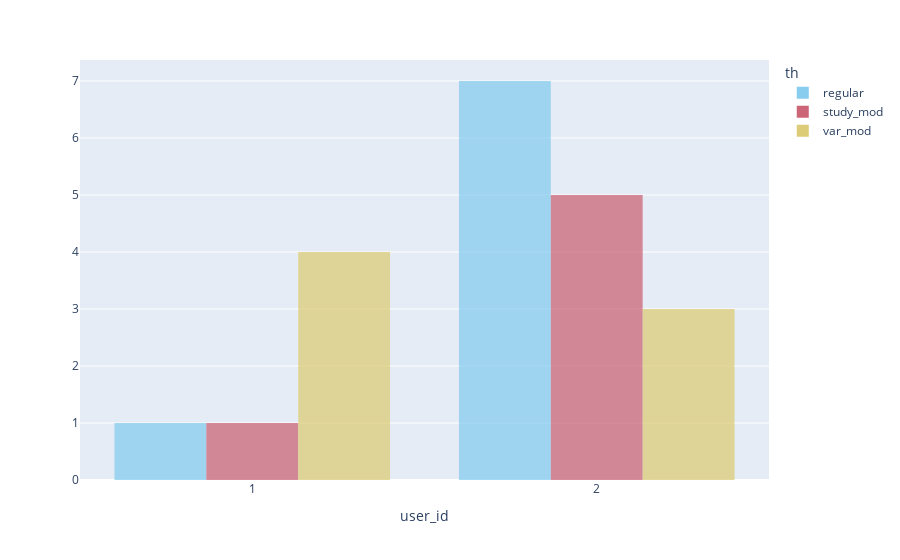

Notebook code for this chart:
### Code cell
color_palette = px.colors.qualitative.Safe
fig = px.histogram(
    human_h.groupby(["th", "siv"]).agg({"user_id": "nunique"}).reset_index(),
    x="user_id", histnorm="", nbins=human_h.user_id.unique().shape[0], color="th",
    color_discrete_sequence=color_palette, opacity=0.75)
fig.update_layout(barmode='group')
fig.write_image("../visualisations/user_studies_common_siv.pdf", format='pdf')
fig.show()

### Figure 1 — Plotly figure (JSON) as saved in the notebook; plotly's stock layout.template omitted (floating-point values rounded to 4 significant figures)
{"data": [{"alignmentgroup": "True", "bingroup": "x", "histnorm": "", "hovertemplate": "th=regular<br>user_id=%{x}<br>=%{y}<extra></extra>", "legendgroup": "regular", "marker": {"color": "rgb(136, 204, 238)", "opacity": 0.75, "pattern": {"shape": ""}}, "name": "regular", "nbinsx": 2, "offsetgroup": "regular", "orientation": "v", "showlegend": true, "type": "histogram", "x": [2, 2, 2, 1, 2, 2, 2, 2], "xaxis": "x", "yaxis": "y"}, {"alignmentgroup": "True", "bingroup": "x", "histnorm": "", "hovertemplate": "th=study_mod<br>user_id=%{x}<br>=%{y}<extra></extra>", "legendgroup": "study_mod", "marker": {"color": "rgb(204, 102, 119)", "opacity": 0.75, "pattern": {"shape": ""}}, "name": "study_mod", "nbinsx": 2, "offsetgroup": "study_mod", "orientation": "v", "showlegend": true, "type": "histogram", "x": [2, 1, 2, 2, 2, 2], "xaxis": "x", "yaxis": "y"}, {"alignmentgroup": "True", "bingroup": "x", "histnorm": "", "hovertemplate": "th=var_mod<br>user_id=%{x}<br>=%{y}<extra></extra>", "legendgroup": "var_mod", "marker": {"color": "rgb(221, 204, 119)", "opacity": 0.75, "pattern": {"shape": ""}}, "name": "var_mod", "nbinsx": 2, "offsetgroup": "var_mod", "orientation": "v", "showlegend": true, "type": "histogram", "x": [1, 1, 2, 2, 2, 1, 1], "xaxis": "x", "yaxis": "y"}], "layout": {"barmode": "group", "legend": {"title": {"text": "th"}, "tracegroupgap": 0}, "margin": {"t": 60}, "xaxis": {"anchor": "y", "domain": [0, 1], "title": {"text": "user_id"}}, "yaxis": {"anchor": "x", "domain": [0, 1], "title": {"text": ""}}}}
